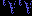

Rendered tile map (Tiled .tmx) drawn with the repository's tilesets; below, a short description and the full map source, tile grids included:
An orthogonal 4x2 tile map with 8x8 px tiles, 1 tile layer (namtbl).

<map version="1.5" tiledversion="1.5.0" orientation="orthogonal" renderorder="right-down" width="4" height="2" tilewidth="8" tileheight="8" infinite="0" nextlayerid="2" nextobjectid="1">
 <tileset firstgid="1" name="charset" tilewidth="8" tileheight="8" tilecount="256" columns="16">
  <image source="charset@6000.namtbl.png" width="128" height="128" />
 </tileset>
 <layer id="1" name="namtbl" width="4" height="2">
  <data encoding="csv">
225,212,225,212,
129,225,129,225
</data>
 </layer>
</map>
